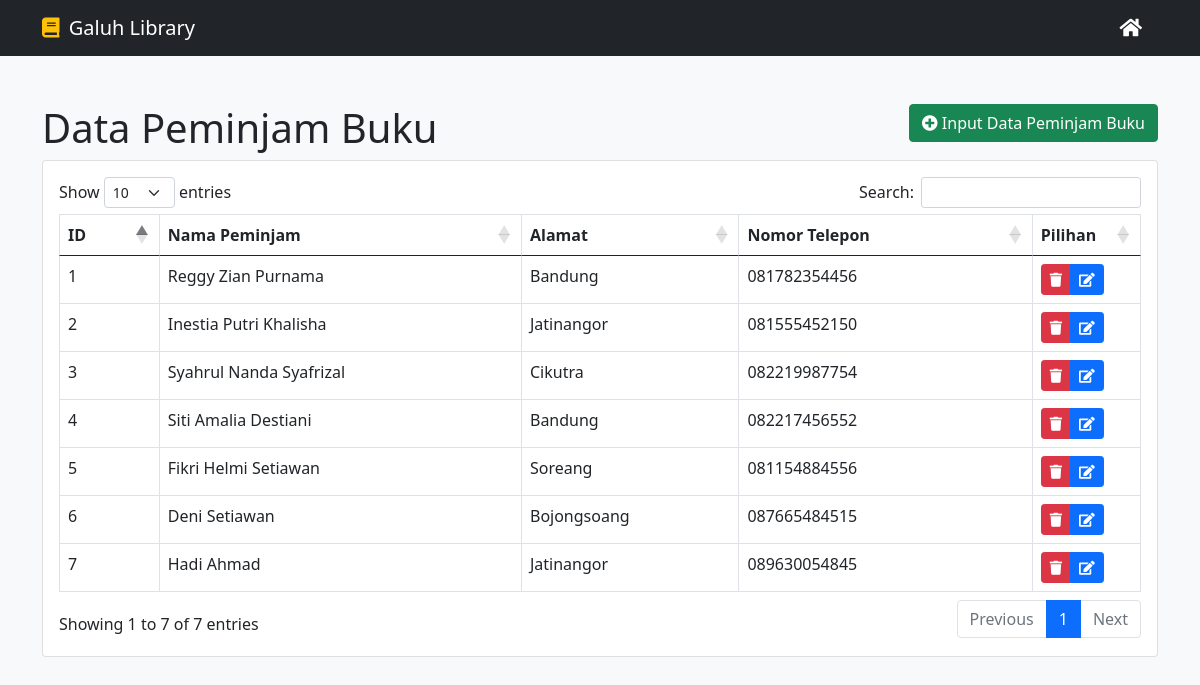
The page /users.php on the database its author committed.
### tables this page shows
CREATE TABLE `users` (
  `user_id` int(11) NOT NULL,
  `nama` varchar(30) NOT NULL,
  `alamat` varchar(50) NOT NULL,
  `nomor_telepon` varchar(15) NOT NULL
);

### users.php (the view)
<?php include("master/head.php"); ?>
<div class="container">
    <div class="row">
        <div class="col-md-9">
            <h1>Data Peminjam Buku</h1>
        </div>
        <div class="col-md-3">
            <a class="btn btn-success float-end" href="input-user.php"><i class="fas fa-plus-circle"></i> Input Data Peminjam Buku</a>
        </div>
    </div>
    <div class="card card-light">
        <div class="card-body">
            <table class="table table-bordered" id="users">
                <thead>
                    <tr>
                        <th>ID</th>
                        <th>Nama Peminjam</th>
                        <th>Alamat</th>
                        <th>Nomor Telepon</th>
                        <th>Pilihan</th>
                    </tr>
                </thead>
                <tbody>
                    <?php
                        $sql = "SELECT * FROM users";
                        $query = mysqli_query($db, $sql);
                        while($users = mysqli_fetch_array($query)){
                            echo "<tr>";
                            echo "<td>".$users['user_id']."</td>";
                            echo "<td>".$users['nama']."</td>";
                            echo "<td>".$users['alamat']."</td>";
                            echo "<td>".$users['nomor_telepon']."</td>";
                            echo "<td style='width:10%'>";
                            echo "<div class='btn-group'>";
                            echo "<a class='btn btn-danger btn-sm' href='delete-user.php?user_id=".$users['user_id']."#users'><i class='fas fa-trash'></i></a>";
                            echo "<a class='btn btn-primary btn-sm' href='update-user.php?user_id=".$users['user_id']."#users'><i class='fas fa-edit'></i></a>";
                            echo "</div>";
                            echo "</td>";
                            echo "</tr>";
                        }
                    ?>
                </tbody>
            </table>
        </div>
    </div>
</div>
<?php include("master/foot.php"); ?>

### rows shown on the page
users: user_id "1", nama "Reggy Zian Purnama", alamat "Bandung", nomor_telepon "081782354456"
users: user_id "2", nama "Inestia Putri Khalisha", alamat "Jatinangor", nomor_telepon "081555452150"
users: user_id "3", nama "Syahrul Nanda Syafrizal", alamat "Cikutra", nomor_telepon "082219987754"
users: user_id "4", nama "Siti Amalia Destiani", alamat "Bandung", nomor_telepon "082217456552"
users: user_id "5", nama "Fikri Helmi Setiawan", alamat "Soreang", nomor_telepon "081154884556"
users: user_id "6", nama "Deni Setiawan", alamat "Bojongsoang", nomor_telepon "087665484515"
users: user_id "7", nama "Hadi Ahmad", alamat "Jatinangor", nomor_telepon "089630054845"
